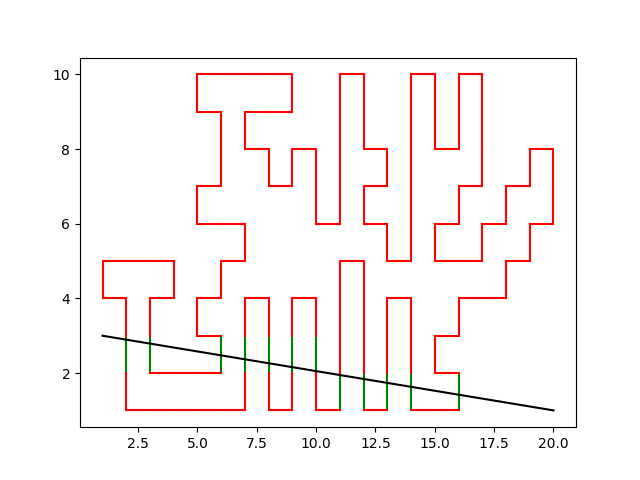

This chart was generated by the following Python code:
import sys
from collections import defaultdict
from typing import Optional

from matplotlib import pyplot as plt
from tqdm import tqdm

example = "-e" in sys.argv

Pos = tuple[int, int]
nodes: dict[Pos, list[Pos]] = defaultdict(list)  # (x_from, y_from): [(x_to, y_to), ...]
spaces: set[Pos] = set()

start: Optional[Pos] = None
file = "10.example.in" if example else "10.in"
with open(file) as lines:
    for y, line in enumerate(lines, 1):
        for x, ch in enumerate(line.strip(), 1):
            match ch:
                case ".":
                    spaces.add((x, y))
                case "|":
                    nodes[(x, y)].append((x, y - 1))
                    nodes[(x, y)].append((x, y + 1))
                case "-":
                    nodes[(x, y)].append((x - 1, y))
                    nodes[(x, y)].append((x + 1, y))
                case "L":
                    nodes[(x, y)].append((x, y - 1))
                    nodes[(x, y)].append((x + 1, y))
                case "J":
                    nodes[(x, y)].append((x, y - 1))
                    nodes[(x, y)].append((x - 1, y))
                case "7":
                    nodes[(x, y)].append((x - 1, y))
                    nodes[(x, y)].append((x, y + 1))
                case "F":
                    nodes[(x, y)].append((x + 1, y))
                    nodes[(x, y)].append((x, y + 1))
                case "S":
                    start = (x, y)
                case _:
                    raise ValueError("Unknown node type")

prev1 = tuple(start)
prev2 = tuple(start)
# start position directions are south and west (determined visually)
curr1 = (start[0] - 1, start[1])  # west
curr2 = (start[0], start[1] + 1)  # south
if example:
    curr1 = (start[0] + 1, start[1])  # east

nodes[start] = [curr1, curr2]
part1 = 1


def do_step(prev: Pos, curr: Pos):
    """Do a step from a node to another node.

    When the connection between nodes is A <-> B <-> C, and we just went from A to B,
    we can only go to C and not back to A.

    The assumption that both nodes passed to this function only have two ways can be
    made because only nodes with two ways exist (|-LJ7F).
    """
    poss1, poss2 = nodes[curr]
    newcurr = poss2 if poss1 == prev else poss1
    newprev = curr
    return newprev, newcurr


loop: set[Pos] = {start}
connections: set[tuple[Pos, Pos]] = set()
while curr1 != curr2:
    loop.add(curr1)
    loop.add(curr2)
    connections.add(tuple(sorted((prev1, curr1))))
    connections.add(tuple(sorted((prev2, curr2))))
    prev1, curr1 = do_step(prev1, curr1)
    prev2, curr2 = do_step(prev2, curr2)

    print(curr1, curr2)
    if curr1 == start or curr2 == start:
        breakpoint()

    part1 += 1

loop.add(curr1)
connections.add((prev1, curr1))
connections.add((prev2, curr2))

print(part1)
print(len(loop))

junkpipes = {node for node in nodes if node not in loop}
spaces |= junkpipes
print(len(spaces), "spaces total")

# pick one node that is outside the loop
base_outside: Pos = (1, 3)


# for every node in `spaces`, create a line from there to base_outside;
# if it intersects an odd number of node connections, it is inside the loop
# if it intersects an even number of node connections, it is outside the loop
def ccw(a, b, c):
    """See https://bryceboe.com/2006/10/23/line-segment-intersection-algorithm/"""
    return (c[1] - a[1]) * (b[0] - a[0]) > (b[1] - a[1]) * (c[0] - a[0])


def intersects(a, b, c, d):
    """Return True if line segments ab and cd intersect"""
    return ccw(a, c, d) != ccw(b, c, d) and ccw(a, b, c) != ccw(a, b, d)


inside: set[Pos] = set()
outside: set[Pos] = set()
for node in tqdm(spaces):
    if node in inside or node in outside:
        continue
    intersections: list[tuple[Pos, Pos]] = []
    non_intersections: list[tuple[Pos, Pos]] = []
    for conn in connections:
        if intersects(node, base_outside, *conn):
            intersections.append(conn)
        else:
            non_intersections.append(conn)
    if node == (20, 1):
        print()
        for line in sorted(intersections):
            plt.plot(*list(zip(*line)), color="green")
        for line in sorted(non_intersections):
            plt.plot(*list(zip(*line)), color="red")
        plt.plot(*list(zip(node, base_outside)), color="black")
        plt.show()
        breakpoint()
    if len(intersections) % 2 == 0:
        outside.add(node)
    else:
        inside.add(node)

    # optimization: for every node connecting to this node,
    # find direct neighbors (these are in the same group as this node)

    # another optimization:
    # find the formula y = ax+b for each `node` and for (currnode - outside_base)
    # then find the intersection for every node with this line, determine the x point
    # and if it's in the correct range

print(len(inside), "inside")  # part2; 299 is too high
print(len(outside), "outside")

maxx = max(x for x, y in nodes)
maxy = max(y for x, y in nodes)

# show the map
for y in range(1, maxy + 1):
    for x in range(1, maxx + 1):
        node = (x, y)
        if node in inside:
            print("I", end="")
        elif node in outside:
            print("O", end="")
        elif node in loop:
            print(" ", end="")
        else:
            print("?", end="")
    print()
